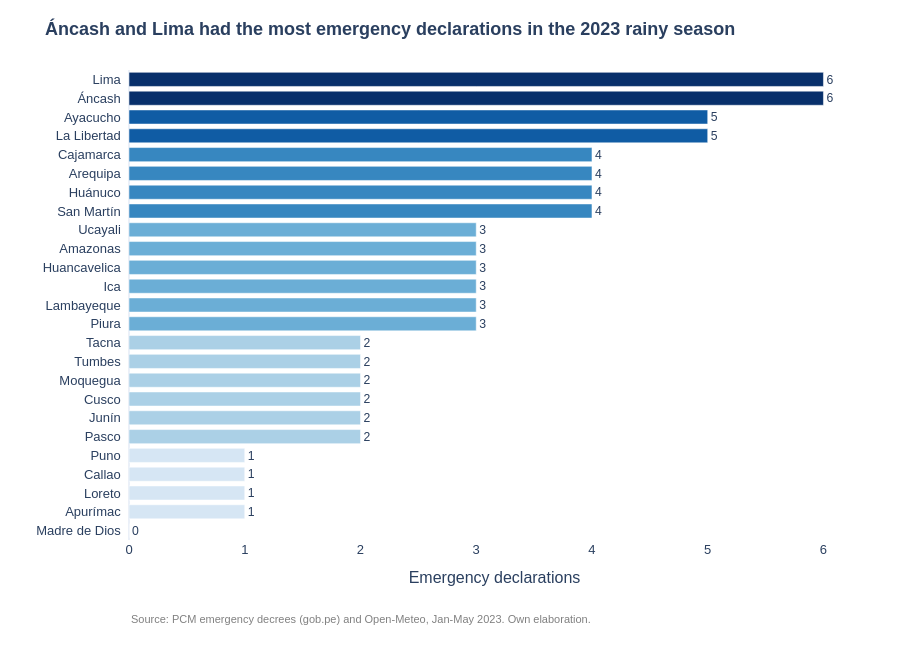

Here is the notebook cell this chart was saved with:
### Markdown cell above
## 3. Emergency declarations by department (bar chart)

In order to compare the number of emergency declarations across departments, a horizontal bar chart was used, since department names are long and can therefore be read more easily along the vertical axis. Moreover, the bars were sorted from lowest to highest, so that the ranking can be identified at a glance, and the exact value was displayed at the end of each bar in order to avoid relying on the gridlines.

As the chart shows, Áncash and Lima received the most declarations between January and May 2023, with 6 each, followed by Ayacucho and La Libertad, with 5 each. In contrast, Madre de Dios did not receive any declaration during the season. This last result is particularly striking, given that it is one of the departments with the highest rainfall, as will be shown in the following section.

### Code cell
fig = px.bar(tabla.sort_values("declaratorias"),
             x="declaratorias", y="departamento", orientation="h",
             color="declaratorias", color_continuous_scale="Blues",
             text="declaratorias",
             labels={"declaratorias": "Emergency declarations", "departamento": ""},
             title="<b>Áncash and Lima had the most emergency declarations in the 2023 rainy season</b>",
             height=650)
fig.update_traces(textposition="outside", cliponaxis=False)
fig.update_layout(
    coloraxis_showscale=False,
    template="plotly_white",
    font=dict(family="Arial", size=13),
    title_font_size=18,
    bargap=0.25,
    margin=dict(l=10, r=40, t=70, b=110),
    xaxis=dict(showgrid=False),
    yaxis=dict(ticksuffix="  "),
    annotations=[dict(
        text=fuente, showarrow=False, xref="paper", yref="paper",
        x=0, y=-0.15, yanchor="top", font=dict(size=11, color="gray"),
    )],
)
fig.show()

### Figure 1 — Plotly figure (JSON) as saved in the notebook; plotly's stock layout.template omitted (floating-point values rounded to 4 significant figures)
{"data": [{"cliponaxis": false, "hovertemplate": "Emergency declarations=%{marker.color}<br>=%{y}<extra></extra>", "legendgroup": "", "marker": {"color": [0, 1, 1, 1, 1, 2, 2, 2, 2, 2, 2, 3, 3, 3, 3, 3, 3, 4, 4, 4, 4, 5, 5, 6, 6], "coloraxis": "coloraxis", "pattern": {"shape": ""}}, "name": "", "orientation": "h", "showlegend": false, "text": [0.0, 1.0, 1.0, 1.0, 1.0, 2.0, 2.0, 2.0, 2.0, 2.0, 2.0, 3.0, 3.0, 3.0, 3.0, 3.0, 3.0, 4.0, 4.0, 4.0, 4.0, 5.0, 5.0, 6.0, 6.0], "textposition": "outside", "type": "bar", "x": [0, 1, 1, 1, 1, 2, 2, 2, 2, 2, 2, 3, 3, 3, 3, 3, 3, 4, 4, 4, 4, 5, 5, 6, 6], "xaxis": "x", "y": ["Madre de Dios", "Apurímac", "Loreto", "Callao", "Puno", "Pasco", "Junín", "Cusco", "Moquegua", "Tumbes", "Tacna", "Piura", "Lambayeque", "Ica", "Huancavelica", "Amazonas", "Ucayali", "San Martín", "Huánuco", "Arequipa", "Cajamarca", "La Libertad", "Ayacucho", "Áncash", "Lima"], "yaxis": "y"}], "layout": {"annotations": [{"font": {"color": "gray", "size": 11}, "showarrow": false, "text": "Source: PCM emergency decrees (gob.pe) and Open-Meteo, Jan-May 2023. Own elaboration.", "x": 0, "xref": "paper", "y": -0.15, "yanchor": "top", "yref": "paper"}], "bargap": 0.25, "barmode": "relative", "coloraxis": {"colorbar": {"title": {"text": "Emergency declarations"}}, "colorscale": [[0, "rgb(247,251,255)"], [0.125, "rgb(222,235,247)"], [0.25, "rgb(198,219,239)"], [0.375, "rgb(158,202,225)"], [0.5, "rgb(107,174,214)"], [0.625, "rgb(66,146,198)"], [0.75, "rgb(33,113,181)"], [0.875, "rgb(8,81,156)"], [1, "rgb(8,48,107)"]], "showscale": false}, "font": {"family": "Arial", "size": 13}, "height": 650, "legend": {"tracegroupgap": 0}, "margin": {"b": 110, "l": 10, "r": 40, "t": 70}, "title": {"font": {"size": 18}, "text": "<b>Áncash and Lima had the most emergency declarations in the 2023 rainy season</b>"}, "xaxis": {"anchor": "y", "domain": [0, 1], "showgrid": false, "title": {"text": "Emergency declarations"}}, "yaxis": {"anchor": "x", "domain": [0, 1], "ticksuffix": "  ", "title": {"text": ""}}}}
